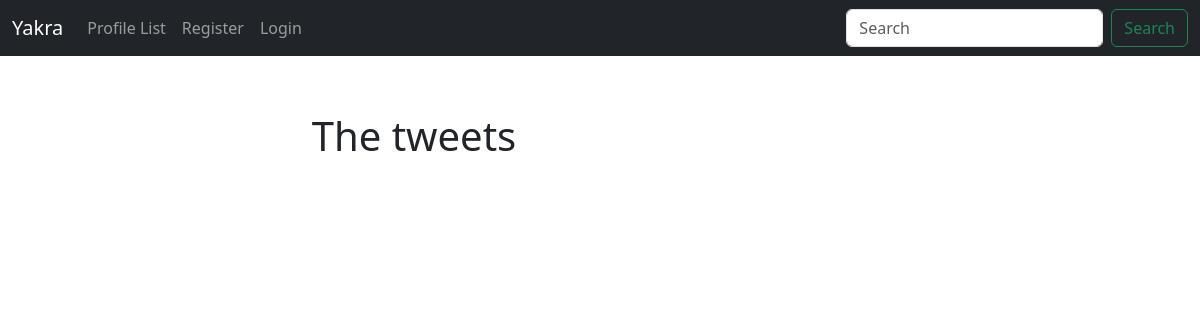
/, run on an earlier commit of the app's database.
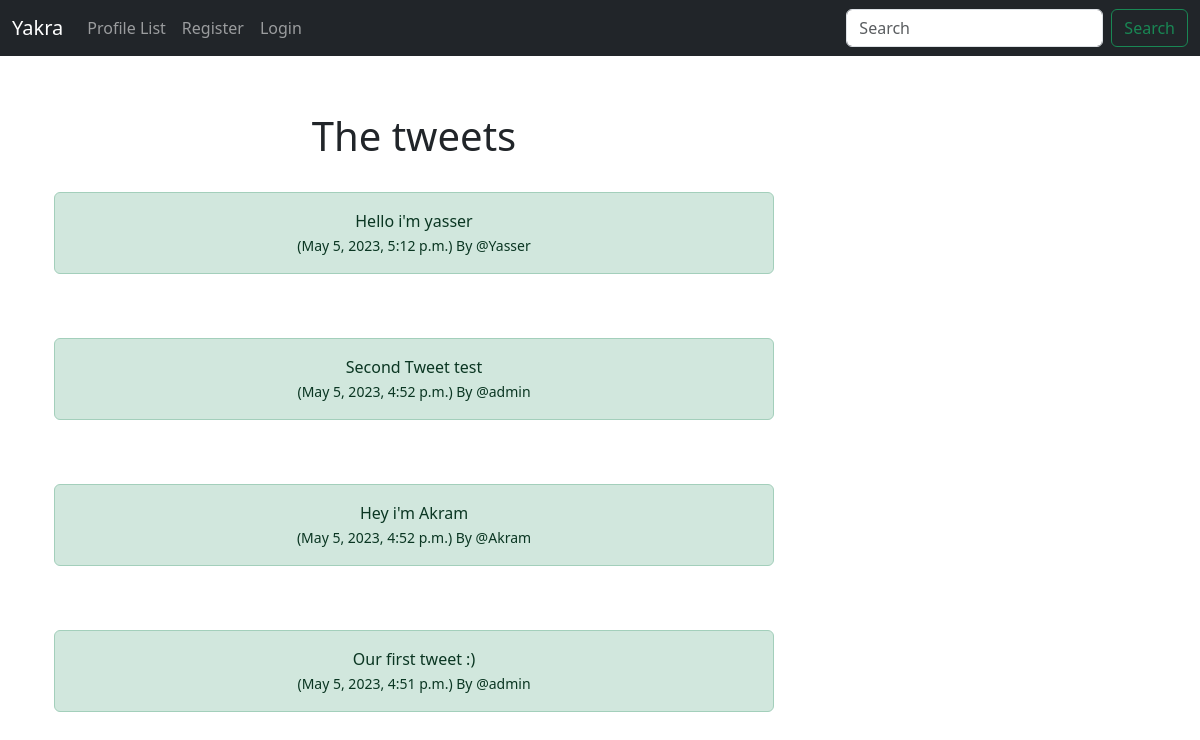
And on a later commit of the database.
### Yakra/models.py (models this page shows, shortened)
class Tweet(models.Model):
    user = models.ForeignKey(
        User, related_name="tweets",
        on_delete=models.DO_NOTHING
    )
    body = models.CharField(max_length=200)
    created_at = models.DateTimeField(auto_now_add=True)

### Yakra/views.py (the view)
# urls.py: path('',views.home,name="home"),
def home(request):
 if request.user.is_authenticated:
    form = TweetForm(request.POST or None)
    if request.method == "POST":
        if form.is_valid():
                tweet =form.save(commit=False)
                tweet.user = request.user
                tweet.save()
                messages.success(request,("Your Tweet has been posted "))
                return redirect('home')
    tweets = Tweet.objects.all().order_by("-created_at")
    return render(request,'home.html',{"tweets":tweets, "form":form})
 else:
    tweets = Tweet.objects.all().order_by("-created_at")
    return render(request,'home.html',{"tweets":tweets})

### Yakra/templates/home.html (shortened to what this page needs)
{% extends 'base.html' %}
{% block content %}
<div class="container text-center">
  <div class = "row">
      <div class="col-8">
<h1>The tweets</h1>
<br/>
{% for tweet in tweets %}
<div class="alert alert-success" role="alert">
    {{ tweet.body }} <br/>
    <small class ="text.muted">
      ({{tweet.created_at}}) By
      @{{tweet.user.username}}
    </small>
</div><br/><br/>
{% endfor %}
</div>
<div class="col-4">
                <br/><br/><br/>
</div>
{% endblock%}

What changed in the data, as far as the page shows it:
added Tweet: body "Hello i'm yasser", created_at "May 5, 2023, 5:12 p.m.", user.username "Yasser"
added Tweet: body "Second Tweet test", created_at "May 5, 2023, 4:52 p.m.", user.username "admin"
added Tweet: body "Hey i'm Akram", created_at "May 5, 2023, 4:52 p.m.", user.username "Akram"
added Tweet: body "Our first tweet :)", created_at "May 5, 2023, 4:51 p.m.", user.username "admin"
